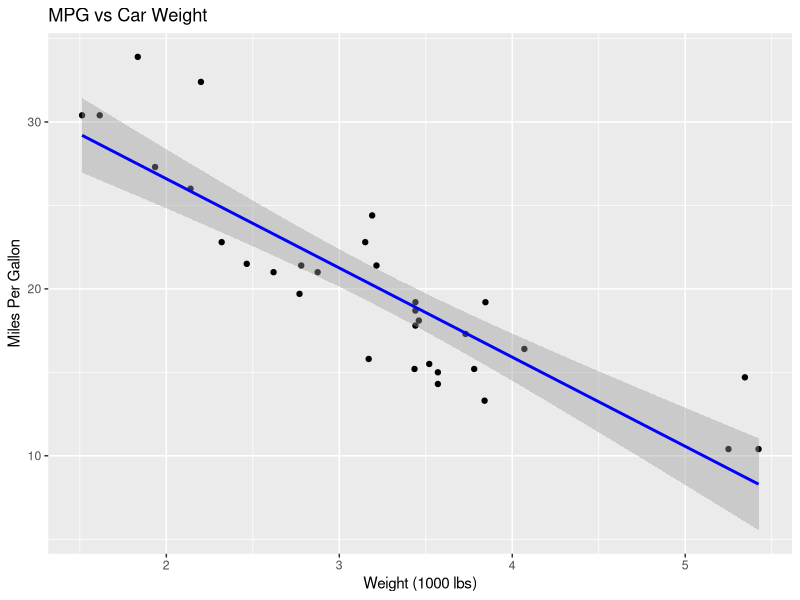
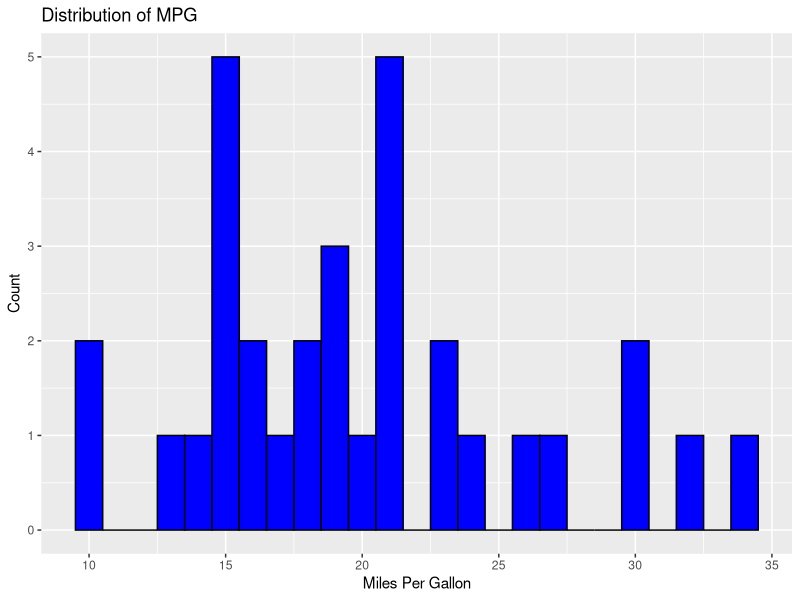
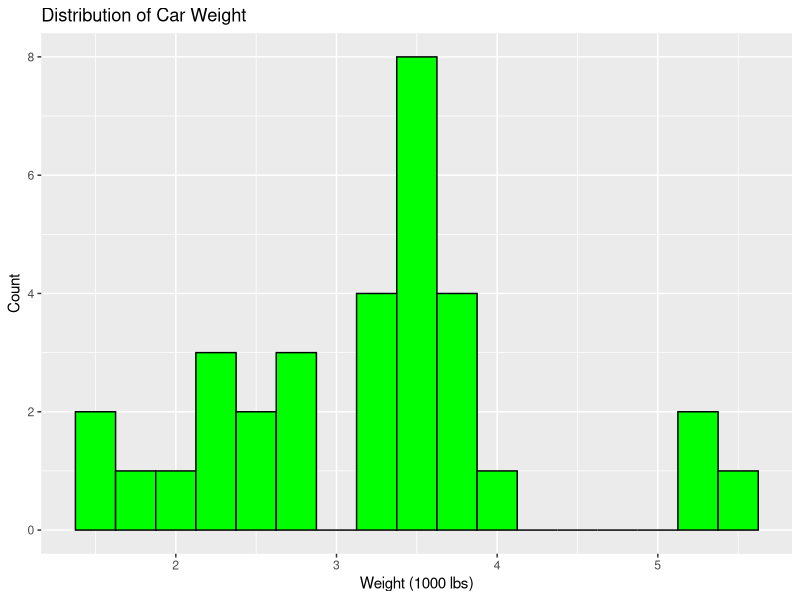
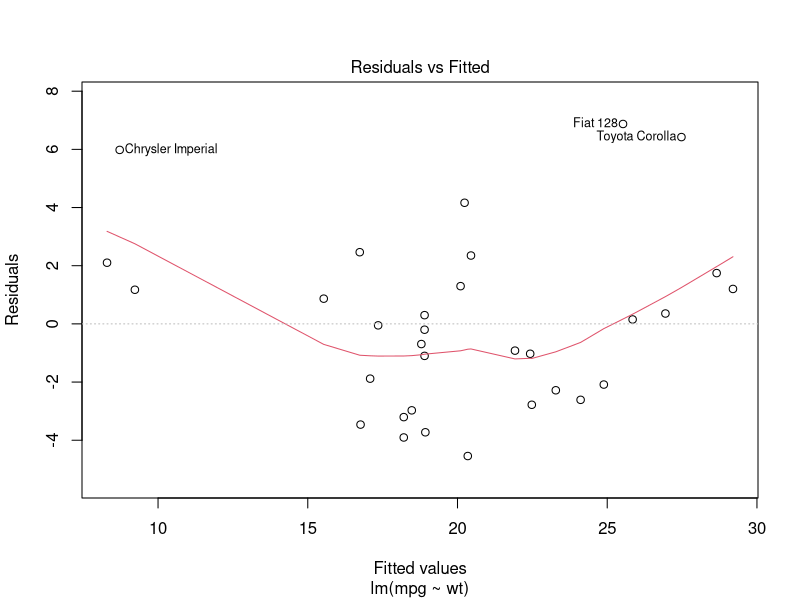
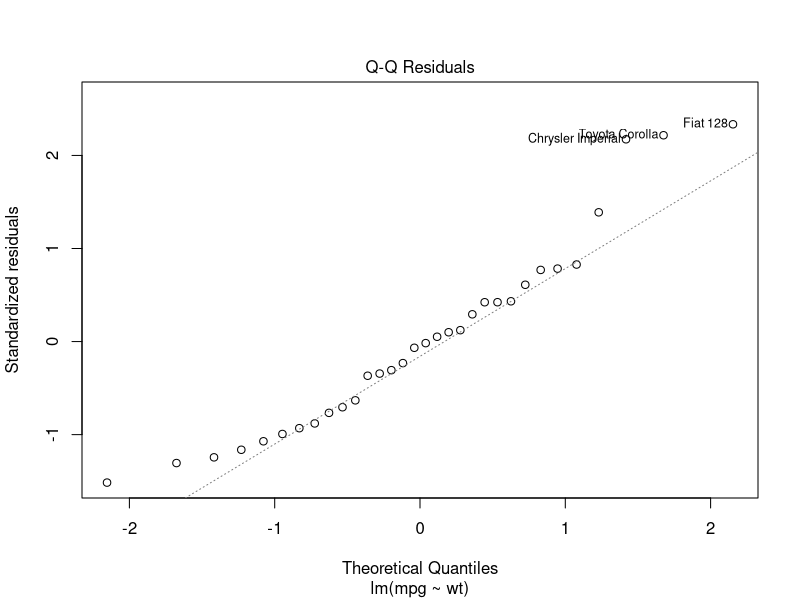
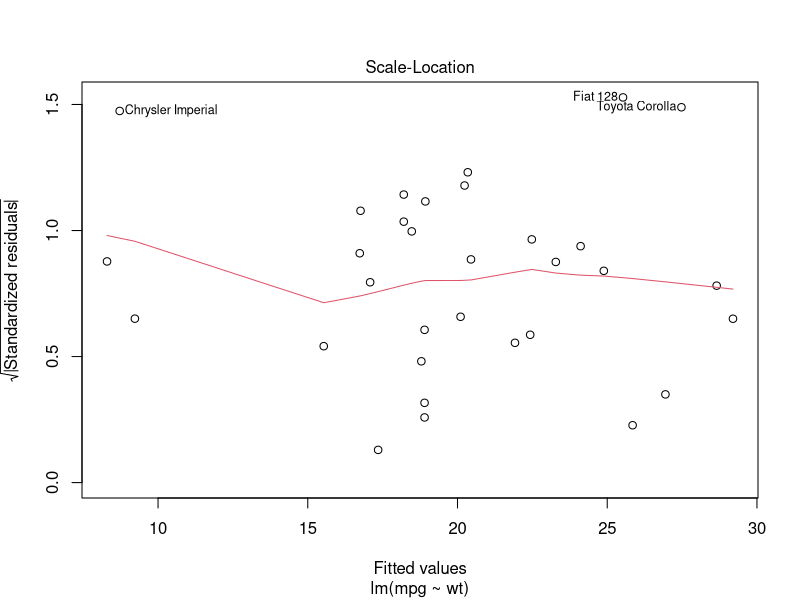
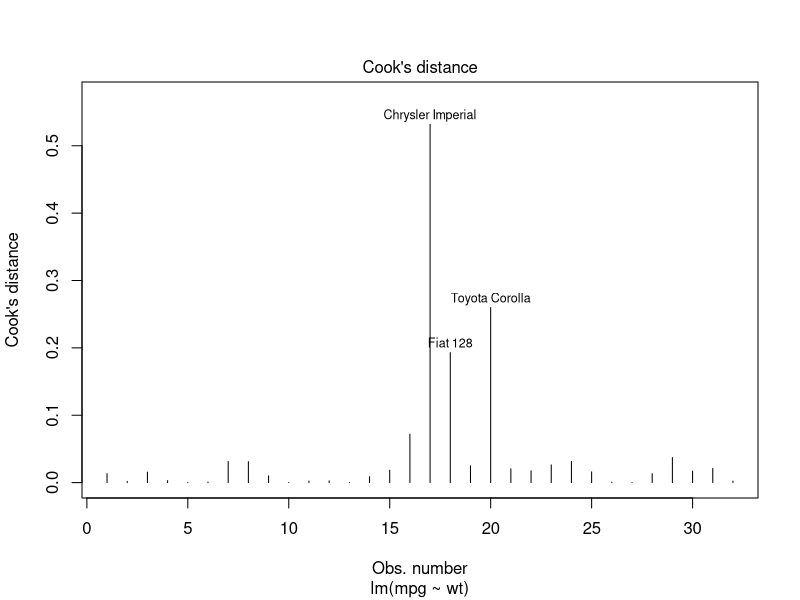
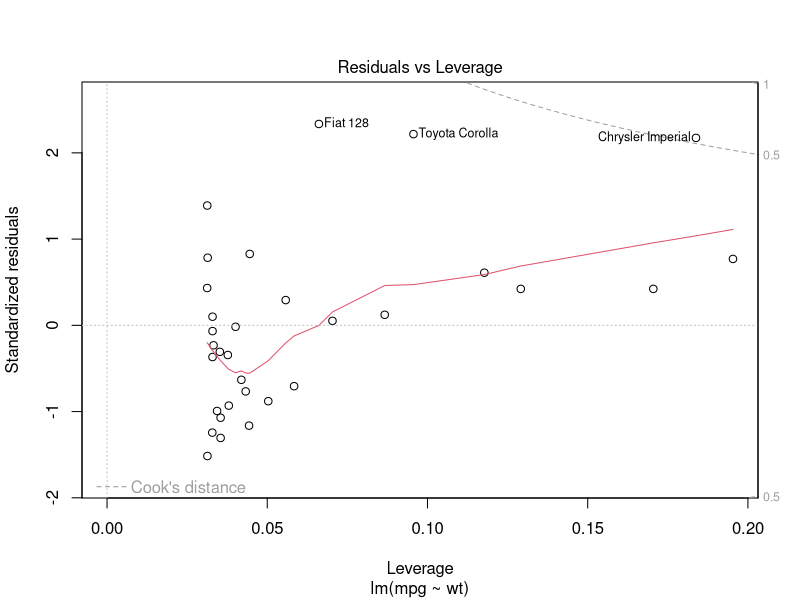

The R script that drew these images, in order:
## ---- chunk 1
knitr::opts_chunk$set(echo = TRUE)
library(tidyverse)
data(mtcars) # load the mtcars dataset, a built-in dataset in R
## ---- chunk 2
# We will begin with data exploration, where we use summary statistics and scatter plots to get a sense of the data.

# Summary Statistics
dim(mtcars)     # dimensions of the data set
names(mtcars)   # column names
summary(mtcars) # summary statistics for all variables

## ---- chunk 3
# Scatter Plot of MPG vs WT
ggplot(mtcars, aes(x = wt, y = mpg)) + 
  geom_point() +
  labs(title = "MPG vs Car Weight", x = "Weight (1000 lbs)", y = "Miles Per Gallon") +
  geom_smooth(method = "lm", color = "blue")
## ---- chunk 4
# Histogram of MPG (note: binwidth = 1)
ggplot(mtcars, aes(x = mpg)) + 
  geom_histogram(binwidth = 1, fill = "blue", color = "black") +
  labs(title = "Distribution of MPG", x = "Miles Per Gallon", y = "Count")
## ---- chunk 5
# Histogram of WT
ggplot(mtcars, aes(x = wt)) + 
  geom_histogram(binwidth = 0.25, fill = "green", color = "black") +
  labs(title = "Distribution of Car Weight", x = "Weight (1000 lbs)", y = "Count")
## ---- chunk 6
# Fit the Linear Model
model <- lm(mpg ~ wt, data = mtcars)
## ---- chunk 7
# Summary of the Linear Model
summary(model)
## ---- chunk 8
# Plot the Linear Mode
plot(model, which = 1)
## ---- chunk 9
# Plot the Linear Mode
plot(model, which = 2)
## ---- chunk 10
# Plot the Linear Mode
plot(model, which = 3)
## ---- chunk 11
# Cooks distance, the measure of influence on the regression line
plot(model, which = 4)
## ---- chunk 12
# Plot the Linear Mode
plot(model, which = 5)
## ---- chunk 13
# Boxplot of MPG
ggplot(mtcars, aes(x = "", y = mpg)) + 
  geom_boxplot(fill = "blue", color = "black") +
  labs(title = "Boxplot of MPG", x = "", y = "Miles Per Gallon")
## ---- chunk 14
# Retrieve MPG of Outliers (MPG < 15)
mpg_outliers <- mtcars[mtcars$mpg < 15, ]
mpg_outliers

# Retrieve MPG of Outliers (MPG > 30)
mpg_outliers <- mtcars[mtcars$mpg > 30, ]
mpg_outliers
## ---- chunk 15
# Boxplot of WT
ggplot(mtcars, aes(x = "", y = wt)) + 
  geom_boxplot(fill = "green", color = "black") +
  labs(title = "Boxplot of Car Weight", x = "", y = "Weight (1000 lbs)")
## ---- chunk 16
# Retrieve WT of Outliers (WT > 5)
wt_outliers <- mtcars[mtcars$wt > 5, ]
wt_outliers
